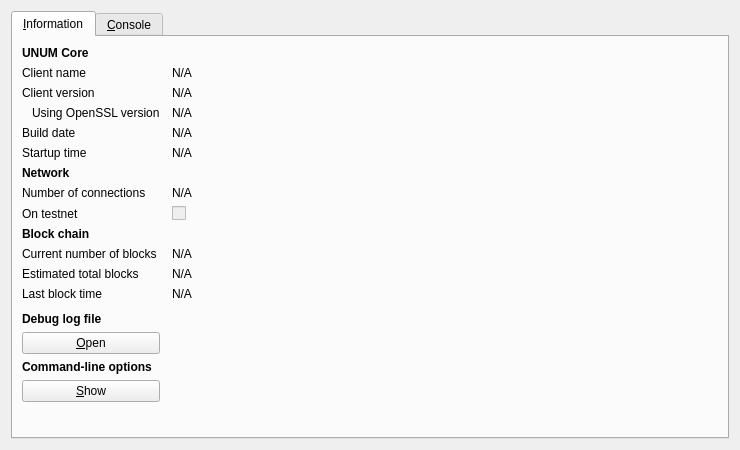
<?xml version="1.0" encoding="UTF-8"?>
<ui version="4.0">
 <class>RPCConsole</class>
 <widget class="QDialog" name="RPCConsole">
  <property name="geometry">
   <rect>
    <x>0</x>
    <y>0</y>
    <width>740</width>
    <height>450</height>
   </rect>
  </property>
  <property name="windowTitle">
   <string>UNUM - Debug window</string>
  </property>
  <layout class="QVBoxLayout" name="verticalLayout_2">
   <item>
    <widget class="QTabWidget" name="tabWidget">
     <property name="currentIndex">
      <number>0</number>
     </property>
     <widget class="QWidget" name="tab_info">
      <attribute name="title">
       <string>&amp;Information</string>
      </attribute>
      <layout class="QGridLayout" name="gridLayout" columnstretch="0,1">
       <property name="horizontalSpacing">
        <number>12</number>
       </property>
       <item row="0" column="0">
        <widget class="QLabel" name="label_9">
         <property name="font">
          <font>
           <weight>75</weight>
           <bold>true</bold>
          </font>
         </property>
         <property name="text">
          <string>UNUM Core</string>
         </property>
        </widget>
       </item>
       <item row="1" column="0">
        <widget class="QLabel" name="label_5">
         <property name="text">
          <string>Client name</string>
         </property>
        </widget>
       </item>
       <item row="1" column="1">
        <widget class="QLabel" name="clientName">
         <property name="cursor">
          <cursorShape>IBeamCursor</cursorShape>
         </property>
         <property name="text">
          <string>N/A</string>
         </property>
         <property name="textFormat">
          <enum>Qt::PlainText</enum>
         </property>
         <property name="textInteractionFlags">
          <set>Qt::LinksAccessibleByMouse|Qt::TextSelectableByKeyboard|Qt::TextSelectableByMouse</set>
         </property>
        </widget>
       </item>
       <item row="2" column="0">
        <widget class="QLabel" name="label_6">
         <property name="text">
          <string>Client version</string>
         </property>
        </widget>
       </item>
       <item row="2" column="1">
        <widget class="QLabel" name="clientVersion">
         <property name="cursor">
          <cursorShape>IBeamCursor</cursorShape>
         </property>
         <property name="text">
          <string>N/A</string>
         </property>
         <property name="textFormat">
          <enum>Qt::PlainText</enum>
         </property>
         <property name="textInteractionFlags">
          <set>Qt::LinksAccessibleByMouse|Qt::TextSelectableByKeyboard|Qt::TextSelectableByMouse</set>
         </property>
        </widget>
       </item>
       <item row="3" column="0">
        <widget class="QLabel" name="label_14">
         <property name="text">
          <string>Using OpenSSL version</string>
         </property>
         <property name="indent">
          <number>10</number>
         </property>
        </widget>
       </item>
       <item row="3" column="1">
        <widget class="QLabel" name="openSSLVersion">
         <property name="cursor">
          <cursorShape>IBeamCursor</cursorShape>
         </property>
         <property name="text">
          <string>N/A</string>
         </property>
         <property name="textFormat">
          <enum>Qt::PlainText</enum>
         </property>
         <property name="textInteractionFlags">
          <set>Qt::LinksAccessibleByMouse|Qt::TextSelectableByKeyboard|Qt::TextSelectableByMouse</set>
         </property>
        </widget>
       </item>
       <item row="4" column="0">
        <widget class="QLabel" name="label_12">
         <property name="text">
          <string>Build date</string>
         </property>
        </widget>
       </item>
       <item row="4" column="1">
        <widget class="QLabel" name="buildDate">
         <property name="cursor">
          <cursorShape>IBeamCursor</cursorShape>
         </property>
         <property name="text">
          <string>N/A</string>
         </property>
         <property name="textFormat">
          <enum>Qt::PlainText</enum>
         </property>
         <property name="textInteractionFlags">
          <set>Qt::LinksAccessibleByMouse|Qt::TextSelectableByKeyboard|Qt::TextSelectableByMouse</set>
         </property>
        </widget>
       </item>
       <item row="5" column="0">
        <widget class="QLabel" name="label_13">
         <property name="text">
          <string>Startup time</string>
         </property>
        </widget>
       </item>
       <item row="5" column="1">
        <widget class="QLabel" name="startupTime">
         <property name="cursor">
          <cursorShape>IBeamCursor</cursorShape>
         </property>
         <property name="text">
          <string>N/A</string>
         </property>
         <property name="textFormat">
          <enum>Qt::PlainText</enum>
         </property>
         <property name="textInteractionFlags">
          <set>Qt::LinksAccessibleByMouse|Qt::TextSelectableByKeyboard|Qt::TextSelectableByMouse</set>
         </property>
        </widget>
       </item>
       <item row="6" column="0">
        <widget class="QLabel" name="label_11">
         <property name="font">
          <font>
           <weight>75</weight>
           <bold>true</bold>
          </font>
         </property>
         <property name="text">
          <string>Network</string>
         </property>
        </widget>
       </item>
       <item row="7" column="0">
        <widget class="QLabel" name="label_7">
         <property name="text">
          <string>Number of connections</string>
         </property>
        </widget>
       </item>
       <item row="7" column="1">
        <widget class="QLabel" name="numberOfConnections">
         <property name="cursor">
          <cursorShape>IBeamCursor</cursorShape>
         </property>
         <property name="text">
          <string>N/A</string>
         </property>
         <property name="textFormat">
          <enum>Qt::PlainText</enum>
         </property>
         <property name="textInteractionFlags">
          <set>Qt::LinksAccessibleByMouse|Qt::TextSelectableByKeyboard|Qt::TextSelectableByMouse</set>
         </property>
        </widget>
       </item>
       <item row="8" column="0">
        <widget class="QLabel" name="label_8">
         <property name="text">
          <string>On testnet</string>
         </property>
        </widget>
       </item>
       <item row="8" column="1">
        <widget class="QCheckBox" name="isTestNet">
         <property name="enabled">
          <bool>false</bool>
         </property>
         <property name="text">
          <string/>
         </property>
        </widget>
       </item>
       <item row="9" column="0">
        <widget class="QLabel" name="label_10">
         <property name="font">
          <font>
           <weight>75</weight>
           <bold>true</bold>
          </font>
         </property>
         <property name="text">
          <string>Block chain</string>
         </property>
        </widget>
       </item>
       <item row="10" column="0">
        <widget class="QLabel" name="label_3">
         <property name="text">
          <string>Current number of blocks</string>
         </property>
        </widget>
       </item>
       <item row="10" column="1">
        <widget class="QLabel" name="numberOfBlocks">
         <property name="cursor">
          <cursorShape>IBeamCursor</cursorShape>
         </property>
         <property name="text">
          <string>N/A</string>
         </property>
         <property name="textFormat">
          <enum>Qt::PlainText</enum>
         </property>
         <property name="textInteractionFlags">
          <set>Qt::LinksAccessibleByMouse|Qt::TextSelectableByKeyboard|Qt::TextSelectableByMouse</set>
         </property>
        </widget>
       </item>
       <item row="11" column="0">
        <widget class="QLabel" name="label_4">
         <property name="text">
          <string>Estimated total blocks</string>
         </property>
        </widget>
       </item>
       <item row="11" column="1">
        <widget class="QLabel" name="totalBlocks">
         <property name="cursor">
          <cursorShape>IBeamCursor</cursorShape>
         </property>
         <property name="text">
          <string>N/A</string>
         </property>
         <property name="textFormat">
          <enum>Qt::PlainText</enum>
         </property>
         <property name="textInteractionFlags">
          <set>Qt::LinksAccessibleByMouse|Qt::TextSelectableByKeyboard|Qt::TextSelectableByMouse</set>
         </property>
        </widget>
       </item>
       <item row="12" column="0">
        <widget class="QLabel" name="label_2">
         <property name="text">
          <string>Last block time</string>
         </property>
        </widget>
       </item>
       <item row="12" column="1">
        <widget class="QLabel" name="lastBlockTime">
         <property name="cursor">
          <cursorShape>IBeamCursor</cursorShape>
         </property>
         <property name="text">
          <string>N/A</string>
         </property>
         <property name="textFormat">
          <enum>Qt::PlainText</enum>
         </property>
         <property name="textInteractionFlags">
          <set>Qt::LinksAccessibleByMouse|Qt::TextSelectableByKeyboard|Qt::TextSelectableByMouse</set>
         </property>
        </widget>
       </item>
       <item row="13" column="0">
        <spacer name="verticalSpacer_2">
         <property name="orientation">
          <enum>Qt::Vertical</enum>
         </property>
         <property name="sizeHint" stdset="0">
          <size>
           <width>20</width>
           <height>20</height>
          </size>
         </property>
        </spacer>
       </item>
       <item row="14" column="0">
        <widget class="QLabel" name="labelDebugLogfile">
         <property name="font">
          <font>
           <weight>75</weight>
           <bold>true</bold>
          </font>
         </property>
         <property name="text">
          <string>Debug log file</string>
         </property>
        </widget>
       </item>
       <item row="15" column="0">
        <widget class="QPushButton" name="openDebugLogfileButton">
         <property name="toolTip">
          <string>Open the UNUM debug log file from the current data directory. This can take a few seconds for large log files.</string>
         </property>
         <property name="text">
          <string>&amp;Open</string>
         </property>
         <property name="autoDefault">
          <bool>false</bool>
         </property>
        </widget>
       </item>
       <item row="16" column="0">
        <widget class="QLabel" name="labelCLOptions">
         <property name="font">
          <font>
           <weight>75</weight>
           <bold>true</bold>
          </font>
         </property>
         <property name="text">
          <string>Command-line options</string>
         </property>
        </widget>
       </item>
       <item row="17" column="0">
        <widget class="QPushButton" name="showCLOptionsButton">
         <property name="toolTip">
          <string>Show the UNUM-Qt help message to get a list with possible UNUM command-line options.</string>
         </property>
         <property name="text">
          <string>&amp;Show</string>
         </property>
         <property name="autoDefault">
          <bool>false</bool>
         </property>
        </widget>
       </item>
       <item row="18" column="0">
        <spacer name="verticalSpacer">
         <property name="orientation">
          <enum>Qt::Vertical</enum>
         </property>
         <property name="sizeHint" stdset="0">
          <size>
           <width>20</width>
           <height>40</height>
          </size>
         </property>
        </spacer>
       </item>
      </layout>
     </widget>
     <widget class="QWidget" name="tab_console">
      <attribute name="title">
       <string>&amp;Console</string>
      </attribute>
      <layout class="QVBoxLayout" name="verticalLayout_3">
       <property name="spacing">
        <number>3</number>
       </property>
       <item>
        <widget class="QTextEdit" name="messagesWidget">
         <property name="minimumSize">
          <size>
           <width>0</width>
           <height>100</height>
          </size>
         </property>
         <property name="readOnly">
          <bool>true</bool>
         </property>
         <property name="tabKeyNavigation" stdset="0">
          <bool>false</bool>
         </property>
         <property name="columnCount" stdset="0">
          <number>2</number>
         </property>
        </widget>
       </item>
       <item>
        <layout class="QHBoxLayout" name="horizontalLayout">
         <property name="spacing">
          <number>3</number>
         </property>
         <item>
          <widget class="QLabel" name="label">
           <property name="text">
            <string notr="true">&gt;</string>
           </property>
          </widget>
         </item>
         <item>
          <widget class="QLineEdit" name="lineEdit"/>
         </item>
         <item>
          <widget class="QPushButton" name="clearButton">
           <property name="maximumSize">
            <size>
             <width>24</width>
             <height>24</height>
            </size>
           </property>
           <property name="toolTip">
            <string>Clear console</string>
           </property>
           <property name="text">
            <string/>
           </property>
           <property name="icon">
            <iconset resource="../bitcoin.qrc">
             <normaloff>:/icons/remove</normaloff>:/icons/remove</iconset>
           </property>
           <property name="shortcut">
            <string notr="true">Ctrl+L</string>
           </property>
           <property name="autoDefault">
            <bool>false</bool>
           </property>
          </widget>
         </item>
        </layout>
       </item>
      </layout>
     </widget>
    </widget>
   </item>
  </layout>
 </widget>
 <resources>
  <include location="../bitcoin.qrc"/>
 </resources>
 <connections/>
</ui>
